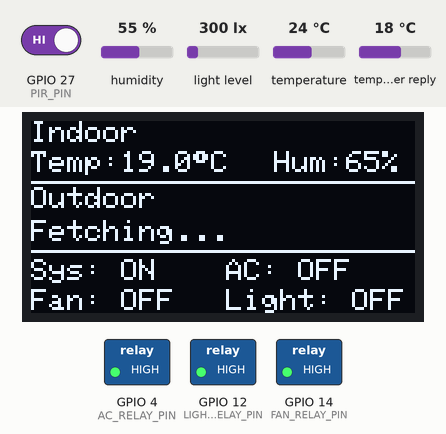
Simulated run of this program. Board: ESP32. Parts: 128×64 one-colour display, switched loads named in the program (green lamp = pin HIGH). The test bench sets the inputs (shaded band); at power-on: humidity 55 %, light level 300 lx, GPIO 27 (PIR_PIN) HIGH, temperature 24 °C, temperature in the weather reply 18 °C. WiFi joins after 1.5 s; servers stay silent unless stated; uploads are accepted with an empty reply; web services answer with replies made up by the test bench; what the program prints to the serial monitor is not drawn.

Above: at 2.8 s.
2.9 s: humidity set to 59 %
At 4.2 s:
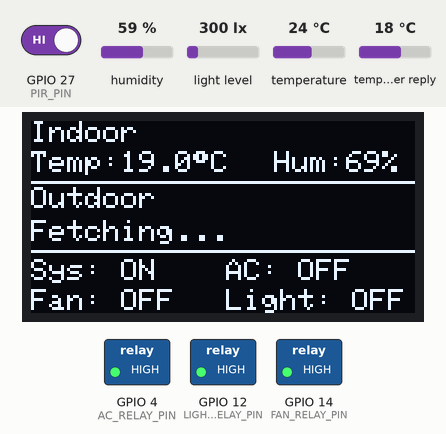
5.1 s: humidity set to 62 %
At 6.8 s:
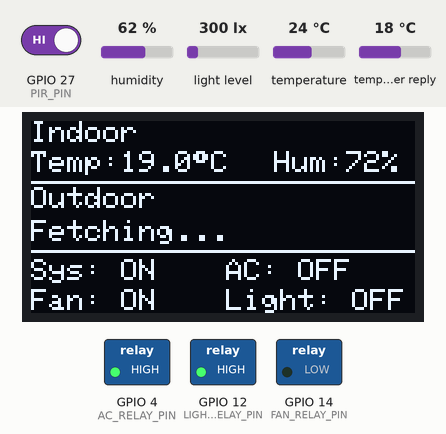
7.1 s: light level set to 110 lx
8.8 s: light level set to 94 lx
At 10.0 s:
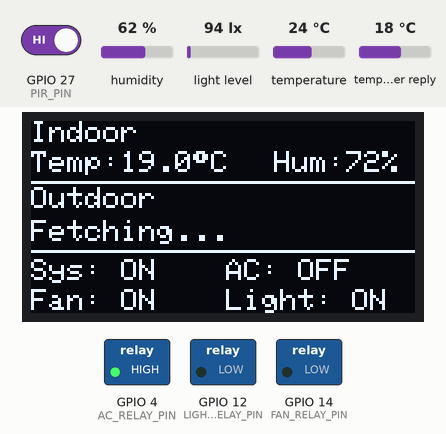
11.1 s: GPIO 27 (PIR_PIN) driven LOW
At 12.7 s:
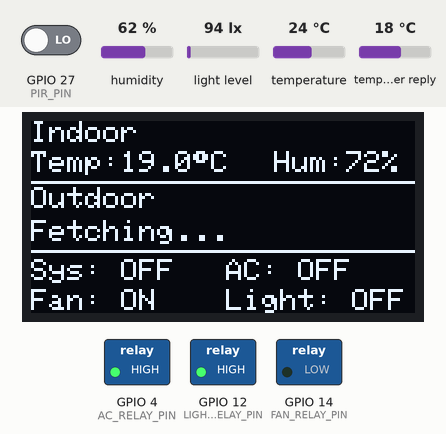
13.1 s: humidity set to 22 %
At 14.2 s:
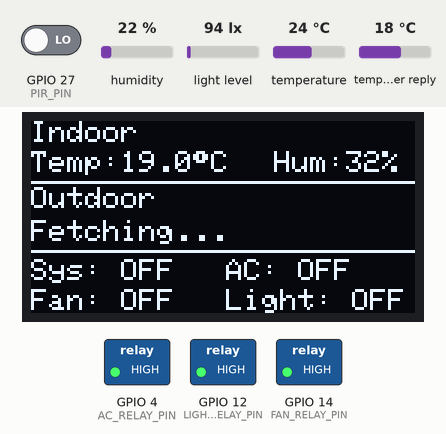
Timing chart, 0 to 16.1 s (numbered marks = the images above; inputs shaded):
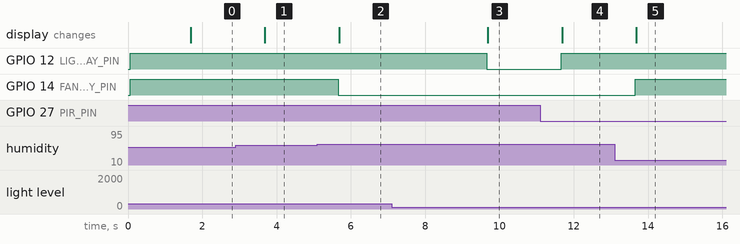

The program:

main.cpp
```cpp
#include <Arduino.h>
#include <Wire.h>
#include <Adafruit_SSD1306.h>
#include <Adafruit_BME280.h>
#include <BH1750.h>
#include <WiFi.h>
#include <HTTPClient.h>
#include <ArduinoJson.h>

// ---------------- OLED Settings ----------------
#define SCREEN_WIDTH 128
#define SCREEN_HEIGHT 64
#define OLED_RESET    -1
Adafruit_SSD1306 display(SCREEN_WIDTH, SCREEN_HEIGHT, &Wire, OLED_RESET);

// ---------------- Sensor Objects ----------------
Adafruit_BME280 bme;
BH1750 lightMeter;

// ---------------- Pin Definitions ----------------
#define PIR_PIN 27
#define FAN_RELAY_PIN 14
#define LIGHT_RELAY_PIN 12
#define AC_RELAY_PIN 4

// ---------------- Timing ----------------
unsigned long previousMillis = 0;
const long updateInterval = 1000;          // Sensor/OLED update interval
unsigned long lastWeatherAttempt = 0;
const long weatherRetryInterval = 30000;   // Weather update interval
unsigned long lastWiFiCheck = 0;
const long wifiCheckInterval = 10000;      // WiFi reconnect check

// ---------------- System States ----------------
bool fanOn = false;
bool lightOn = false;
bool acOn = false;
float outdoorTemp = -999.0;
float outdoorHum = -999.0;

// ---------------- Calibration & Thresholds ----------------
const float TEMP_OFFSET = -5.0;
const float HUM_OFFSET  = +10.0;
const float FAN_THRESHOLD = 28.0;   // start cooling
const float AC_THRESHOLD  = 30.0;   // strong cooling
const float HUM_THRESHOLD = 70.0;   // high humidity
const float LUX_THRESHOLD = 100.0;

// ---------------- WiFi ----------------
const char* ssid = "ME Staff";
const char* password = "NeTw@2Wsx!";

// Flask backend (your PC IP)
const char* serverUrl = "http://192.168.8.182:5000/api/update";

const String weatherUrl =
  "https://api.openweathermap.org/data/2.5/weather?lat=6.8177&lon=79.8749&appid=eca483009d0e5e53599351b8f8f33a30";

// ---------------- Wi-Fi Functions ----------------
void connectWiFi() {
  if (WiFi.status() == WL_CONNECTED) return;

  Serial.print(F("Connecting to WiFi..."));
  WiFi.begin(ssid, password);
  unsigned long startAttemptTime = millis();

  while (WiFi.status() != WL_CONNECTED && millis() - startAttemptTime < 10000) {
    delay(200);
    Serial.print(F("."));
  }

  if (WiFi.status() == WL_CONNECTED) {
    Serial.println(F("\nWiFi Connected!"));
    Serial.print(F("IP: "));
    Serial.println(WiFi.localIP());
  } else {
    Serial.println(F("\nWiFi Failed, retry later..."));
  }
}

void handleWiFi() {
  if (millis() - lastWiFiCheck < wifiCheckInterval) return;
  lastWiFiCheck = millis();

  if (WiFi.status() != WL_CONNECTED) {
    Serial.println(F("WiFi lost, reconnecting..."));
    WiFi.reconnect();
  }
}

// ---------------- Weather ----------------
void updateWeatherData() {
  if (WiFi.status() != WL_CONNECTED) {
    connectWiFi();
    return;
  }

  HTTPClient http;
  http.begin(weatherUrl);

  int httpCode = http.GET();
  if (httpCode == 200) {
    String payload = http.getString();
    StaticJsonDocument<1024> doc;
    DeserializationError error = deserializeJson(doc, payload);

    if (!error) {
      outdoorTemp = doc["main"]["temp"].as<float>() - 273.15;
      outdoorHum = doc["main"]["humidity"].as<float>();
      Serial.println(F("Weather updated!"));
    } else {
      Serial.println(F("JSON parse error!"));
    }
  } else {
    Serial.print(F("HTTP error: "));
    Serial.println(httpCode);
  }
  http.end();
}

// ---------------- Display ----------------
void updateDisplay(float temp, float hum, bool motion) {
  display.clearDisplay();
  display.setTextSize(1);
  display.setTextColor(SSD1306_WHITE);

  display.setCursor(0, 10);
  display.print(F("Temp:"));
  display.print(temp, 1);
  display.print((char)247);
  display.print(F("C"));

  display.setCursor(81, 10);
  display.print(F("Hum:"));
  display.print(hum, 0);
  display.print(F("%"));

  display.drawLine(0, 20, SCREEN_WIDTH, 20, SSD1306_WHITE);
  display.drawLine(0, 43, SCREEN_WIDTH, 43, SSD1306_WHITE);

  display.setCursor(0, 0);
  display.print(F("Indoor"));
  display.setCursor(0, 22);
  display.print(F("Outdoor"));

  display.setCursor(0, 33);
  if (WiFi.status() != WL_CONNECTED) {
    display.print(F("No WiFi"));
  } else if (outdoorTemp == -999.0) {
    display.print(F("Fetching..."));
  } else {
    display.print(F("Temp:"));
    display.print(outdoorTemp, 1);
    display.print((char)247);
    display.print(F("C"));
    display.setCursor(81, 33);
    display.print(F("Hum:"));
    display.print(outdoorHum, 0);
    display.print(F("%"));
  }

  display.setCursor(0, 46);
  display.print(F("Sys: "));
  display.print(motion ? F("ON") : F("OFF"));

  display.setCursor(0, 56);
  display.print(F("Fan: "));
  display.print(fanOn ? F("ON") : F("OFF"));

  display.setCursor(65, 56);
  display.print(F("Light: "));
  display.print(lightOn ? F("ON") : F("OFF"));

  display.setCursor(65, 46);
  display.print(F("AC: "));
  display.print(acOn ? F("ON") : F("OFF"));

  display.display();
}

// ---------------- Climate Control Logic ----------------
void controlClimate(float Tin, float Hin, float Tout, float Hout) {
  bool useFan = false, useAC = false;

  if (Tin <= 28 && Hin <= 60) {
    useFan = false;
    useAC  = false;
  }
  else if (Hin > HUM_THRESHOLD) {
    if (Hout < Hin && Tout <= Tin) {
      useFan = true;  // ventilation helps
    } else {
      useAC = true;   // only AC can dehumidify
    }
  }
  else if (Tin > AC_THRESHOLD) {
    useAC = true;     // too hot
  }
  else if (Tin > FAN_THRESHOLD) {
    if (Tout < Tin) {
      useFan = true;  // outside cooler
    } else {
      useAC = true;   // outside hotter
    }
  }

  fanOn = useFan && !useAC;
  acOn  = useAC;

  digitalWrite(FAN_RELAY_PIN, fanOn ? LOW : HIGH);
  digitalWrite(AC_RELAY_PIN, acOn ? LOW : HIGH);
}

// ---------------- Send Data to Flask ----------------
void sendDataToServer(float temp, float hum, float lux, bool motion) {
  if (WiFi.status() != WL_CONNECTED) return;

  HTTPClient http;
  http.begin(serverUrl);
  http.addHeader("Content-Type", "application/json");

  StaticJsonDocument<512> doc;
  doc["indoor"]["temperature"] = temp;
  doc["indoor"]["humidity"] = hum;
  doc["lightLevel"] = lux;
  doc["motion"] = motion;
  doc["wifi"] = (WiFi.status() == WL_CONNECTED);

  JsonObject devices = doc.createNestedObject("devices");
  devices["fan"]["status"] = fanOn;
  devices["fan"]["manual"] = true;
  devices["ac"]["status"] = acOn;
  devices["ac"]["manual"] = true;
  devices["light"]["status"] = lightOn;
  devices["light"]["manual"] = true;

  String jsonData;
  serializeJson(doc, jsonData);

  int httpCode = http.POST(jsonData);
  if (httpCode > 0) {
    Serial.printf("POST /update [%d]\n", httpCode);
  } else {
    Serial.printf("POST failed: %s\n", http.errorToString(httpCode).c_str());
  }

  http.end();
}

// ---------------- Setup ----------------
void setup() {
  Serial.begin(115200);
  Wire.begin(21, 22);

  if (!display.begin(SSD1306_SWITCHCAPVCC, 0x3C)) {
    Serial.println(F("OLED fail"));
    while (true);
  }
  display.clearDisplay();
  display.display();

  if (!bme.begin(0x76) || !lightMeter.begin(BH1750::CONTINUOUS_HIGH_RES_MODE)) {
    Serial.println(F("Sensor init fail!"));
    while (1);
  }

  pinMode(PIR_PIN, INPUT);
  pinMode(FAN_RELAY_PIN, OUTPUT);
  pinMode(LIGHT_RELAY_PIN, OUTPUT);
  pinMode(AC_RELAY_PIN, OUTPUT);

  digitalWrite(FAN_RELAY_PIN, HIGH);
  digitalWrite(LIGHT_RELAY_PIN, HIGH);
  digitalWrite(AC_RELAY_PIN, HIGH);

  connectWiFi();
}

// ---------------- Main Loop ----------------
void loop() {
  unsigned long currentMillis = millis();

  if (currentMillis - previousMillis >= updateInterval) {
    previousMillis = currentMillis;

    float temp = bme.readTemperature() + TEMP_OFFSET;
    float hum  = bme.readHumidity() + HUM_OFFSET;
    float lux  = lightMeter.readLightLevel();
    bool motion = digitalRead(PIR_PIN);

    // Climate control
    controlClimate(temp, hum, outdoorTemp, outdoorHum);

    // Light logic
    lightOn = motion && (lux < LUX_THRESHOLD);
    digitalWrite(LIGHT_RELAY_PIN, lightOn ? LOW : HIGH);

    // Update display
    updateDisplay(temp, hum, motion);

    // Send to backend
    sendDataToServer(temp, hum, lux, motion);
  }

  if (currentMillis - lastWeatherAttempt >= weatherRetryInterval) {
    lastWeatherAttempt = currentMillis;
    updateWeatherData();
  }

  handleWiFi();
  yield();
}
```

Measured:
- the behaviour switches between 60 and 61 % on humidity (found by bisection; images 1 and 2)
- the behaviour switches between 100 and 99 lx on light level (found by bisection; images 2 and 3)
- after the input at 2.9 s, the display: changes after 0.79 s (image 1)
- after the input at 5.1 s, GPIO 14 (FAN_RELAY_PIN): HIGH → LOW after 0.56 s; the display: changes after 0.59 s (image 2)
- after the input at 7.1 s, every drawn part: stays the same
- after the input at 8.8 s, GPIO 12 (LIGHT_RELAY_PIN): HIGH → LOW after 0.86 s; the display: changes after 0.89 s (image 3)
- after the input at 11.1 s, GPIO 12 (LIGHT_RELAY_PIN): LOW → HIGH after 0.56 s; the display: changes after 0.59 s (image 4)
- after the input at 13.1 s, GPIO 14 (FAN_RELAY_PIN): LOW → HIGH after 0.56 s; the display: changes after 0.59 s (image 5)
